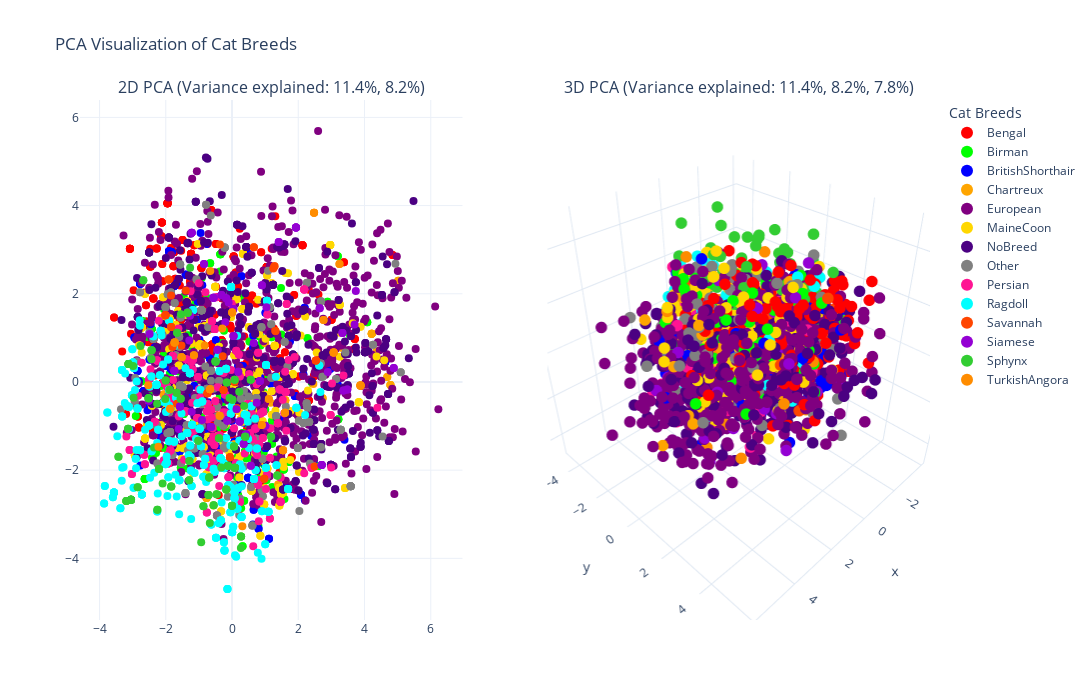
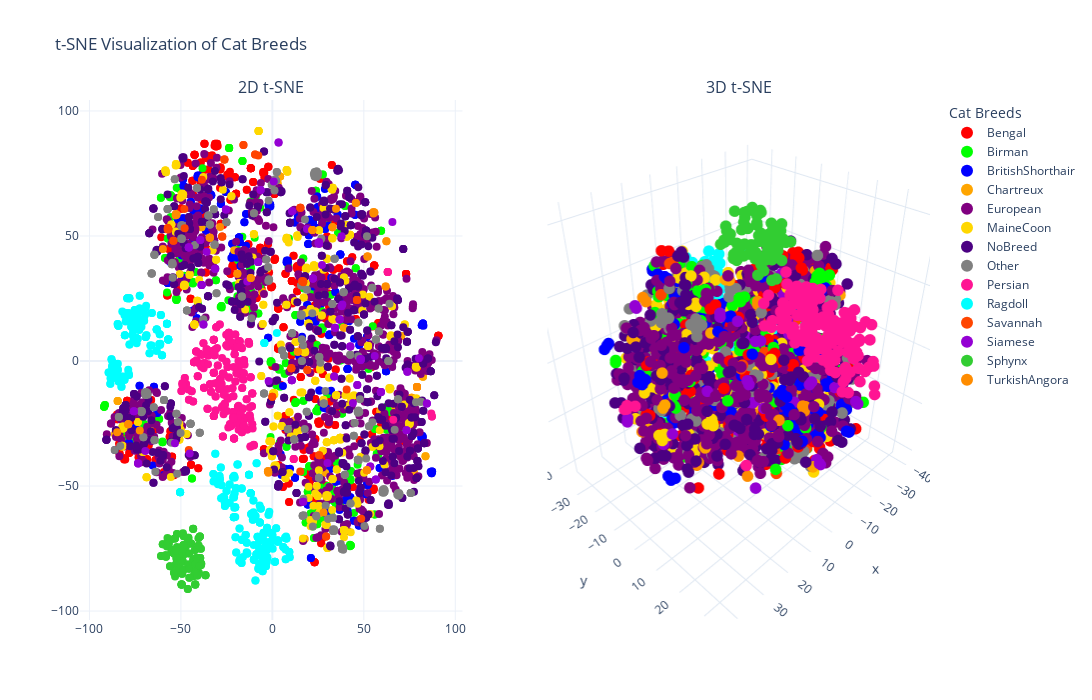

Source (notebook cell) for these figures, in order:
### Code cell
import pandas as pd
import numpy as np
from sklearn.preprocessing import StandardScaler
from sklearn.decomposition import PCA
from sklearn.manifold import TSNE
import plotly.express as px
import plotly.graph_objects as go
from plotly.subplots import make_subplots

# Define a distinct color palette for cat breeds
DISTINCT_COLORS = {
    'Bengal': '#FF0000',         # Red
    'Birman': '#00FF00',         # Green
    'BritishShorthair': '#0000FF', # Blue
    'Chartreux': '#FFA500',      # Orange
    'European': '#800080',       # Purple
    'MaineCoon': '#FFD700',      # Gold
    'NoBreed': '#4B0082',        # Indigo
    'Other': '#808080',          # Gray
    'Persian': '#FF1493',        # Deep Pink
    'Ragdoll': '#00FFFF',        # Cyan
    'Savannah': '#FF4500',       # Orange Red
    'Siamese': '#9400D3',        # Violet
    'Sphynx': '#32CD32',         # Lime Green
    'TurkishAngora': '#FF8C00'   # Dark Orange
}

# Function to prepare the data
def prepare_data(df):
    # Separate features and target
    # Exclude all Race_ columns as they are our target
    feature_cols = [col for col in df.columns if not col.startswith('Race_')]
    X = df[feature_cols]

    # Create target column (single label for each cat)
    race_cols = [col for col in df.columns if col.startswith('Race_')]
    y = df[race_cols].idxmax(axis=1).str.replace('Race_', '')

    # Scale the features
    scaler = StandardScaler()
    X_scaled = scaler.fit_transform(X)

    return X_scaled, y

# Function to create PCA visualization
def create_pca_plots(X_scaled, y):
    # 2D PCA
    pca_2d = PCA(n_components=2)
    X_pca_2d = pca_2d.fit_transform(X_scaled)

    # 3D PCA
    pca_3d = PCA(n_components=3)
    X_pca_3d = pca_3d.fit_transform(X_scaled)

    # Calculate explained variance ratios
    var_ratio_2d = pca_2d.explained_variance_ratio_
    var_ratio_3d = pca_3d.explained_variance_ratio_

    # Create subplot with 2D and 3D PCA
    fig = make_subplots(
        rows=1, cols=2,
        specs=[[{'type': 'xy'}, {'type': 'scene'}]],
        subplot_titles=(
            f'2D PCA (Variance explained: {var_ratio_2d[0]:.1%}, {var_ratio_2d[1]:.1%})',
            f'3D PCA (Variance explained: {var_ratio_3d[0]:.1%}, {var_ratio_3d[1]:.1%}, {var_ratio_3d[2]:.1%})'
        )
    )

    # Create color array
    colors = [DISTINCT_COLORS[breed] for breed in y]

    # 2D PCA plot
    for breed in DISTINCT_COLORS.keys():
        mask = y == breed
        if np.any(mask):
            fig.add_trace(
                go.Scatter(
                    x=X_pca_2d[mask, 0],
                    y=X_pca_2d[mask, 1],
                    mode='markers',
                    marker=dict(size=8, color=DISTINCT_COLORS[breed]),
                    name=breed,
                    text=y[mask],
                    showlegend=True
                ),
                row=1, col=1
            )

    # 3D PCA plot
    for breed in DISTINCT_COLORS.keys():
        mask = y == breed
        if np.any(mask):
            fig.add_trace(
                go.Scatter3d(
                    x=X_pca_3d[mask, 0],
                    y=X_pca_3d[mask, 1],
                    z=X_pca_3d[mask, 2],
                    mode='markers',
                    marker=dict(size=4, color=DISTINCT_COLORS[breed]),
                    name=breed,
                    text=y[mask],
                    showlegend=False
                ),
                row=1, col=2
            )

    # Update layout
    fig.update_layout(
        title='PCA Visualization of Cat Breeds',
        height=700,
        width=1400,
        legend=dict(
            itemsizing='constant',
            title=dict(text='Cat Breeds'),
            bgcolor='rgba(255, 255, 255, 0.8)'
        ),
        template='plotly_white'
    )

    return fig

# Function to create t-SNE visualization
def create_tsne_plots(X_scaled, y):
    # 2D t-SNE
    tsne_2d = TSNE(n_components=2, random_state=42)
    X_tsne_2d = tsne_2d.fit_transform(X_scaled)

    # 3D t-SNE
    tsne_3d = TSNE(n_components=3, random_state=42)
    X_tsne_3d = tsne_3d.fit_transform(X_scaled)

    # Create subplot with 2D and 3D t-SNE
    fig = make_subplots(
        rows=1, cols=2,
        specs=[[{'type': 'xy'}, {'type': 'scene'}]],
        subplot_titles=('2D t-SNE', '3D t-SNE')
    )

    # 2D t-SNE plot
    for breed in DISTINCT_COLORS.keys():
        mask = y == breed
        if np.any(mask):
            fig.add_trace(
                go.Scatter(
                    x=X_tsne_2d[mask, 0],
                    y=X_tsne_2d[mask, 1],
                    mode='markers',
                    marker=dict(size=8, color=DISTINCT_COLORS[breed]),
                    name=breed,
                    text=y[mask],
                    showlegend=True
                ),
                row=1, col=1
            )

    # 3D t-SNE plot
    for breed in DISTINCT_COLORS.keys():
        mask = y == breed
        if np.any(mask):
            fig.add_trace(
                go.Scatter3d(
                    x=X_tsne_3d[mask, 0],
                    y=X_tsne_3d[mask, 1],
                    z=X_tsne_3d[mask, 2],
                    mode='markers',
                    marker=dict(size=4, color=DISTINCT_COLORS[breed]),
                    name=breed,
                    text=y[mask],
                    showlegend=False
                ),
                row=1, col=2
            )

    # Update layout
    fig.update_layout(
        title='t-SNE Visualization of Cat Breeds',
        height=700,
        width=1400,
        legend=dict(
            itemsizing='constant',
            title=dict(text='Cat Breeds'),
            bgcolor='rgba(255, 255, 255, 0.8)'
        ),
        template='plotly_white'
    )

    return fig

# Main execution
def visualize_cat_data(df):
    # Prepare the data
    X_scaled, y = prepare_data(df)

    # Create PCA plots
    pca_fig = create_pca_plots(X_scaled, y)

    # Create t-SNE plots
    tsne_fig = create_tsne_plots(X_scaled, y)

    return pca_fig, tsne_fig

# Example usage:
pca_fig, tsne_fig = visualize_cat_data(df)
pca_fig.show()
tsne_fig.show()
